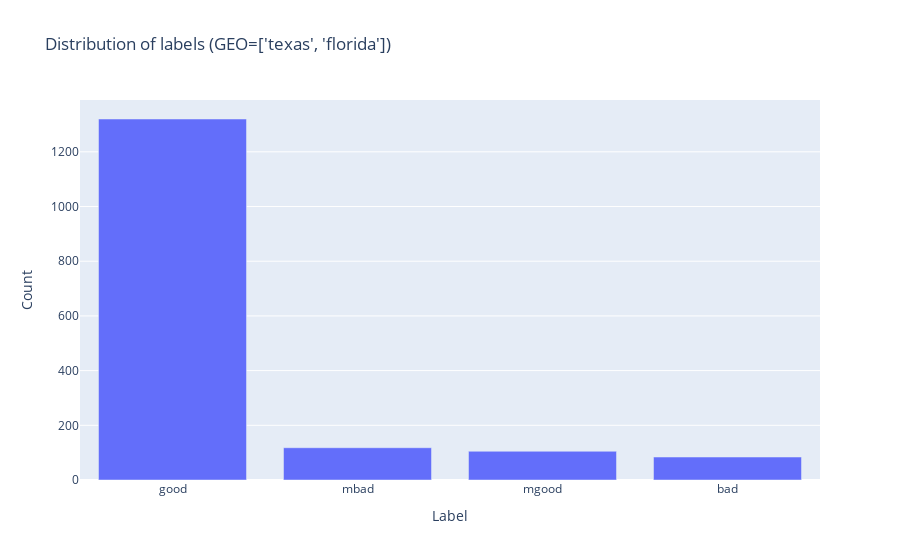

The notebook cell this image was saved under:
### Markdown cell above
First, let's look at the distribution of labels in the processed dataset.

### Code cell
mbad_pcnt = df[df.label == "mbad"].shape[0] / df.shape[0]
mgood_pcnt = df[df.label == "mgood"].shape[0] / df.shape[0]
mbad_or_mgood_pcnt = df[df.label.isin(["mbad", "mgood"])].shape[0] / df.shape[0]
print(
    f"mbad: {mbad_pcnt:.2%}, mgood: {mgood_pcnt:.2%}, mbad or mgood: {mbad_or_mgood_pcnt:.2%}"
)

bar_vals = df.label.value_counts()

fig = px.bar(
    bar_vals,
    x=bar_vals.index,
    y=bar_vals.values,
    title=f"Distribution of labels (GEO={GEO})",
    labels={"index": "Label", "y": "Count"}
)

fig.show()

### Figure 1 — Plotly figure (JSON) as saved in the notebook; plotly's stock layout.template omitted (floating-point values rounded to 4 significant figures)
{"data": [{"alignmentgroup": "True", "hovertemplate": "Label=%{x}<br>Count=%{y}<extra></extra>", "legendgroup": "", "marker": {"color": "#636efa", "pattern": {"shape": ""}}, "name": "", "offsetgroup": "", "orientation": "v", "showlegend": false, "textposition": "auto", "type": "bar", "x": ["good", "mbad", "mgood", "bad"], "xaxis": "x", "y": [1320, 118, 105, 84], "yaxis": "y"}], "layout": {"barmode": "relative", "legend": {"tracegroupgap": 0}, "title": {"text": "Distribution of labels (GEO=['texas', 'florida'])"}, "xaxis": {"anchor": "y", "domain": [0, 1], "title": {"text": "Label"}}, "yaxis": {"anchor": "x", "domain": [0, 1], "title": {"text": "Count"}}}}
